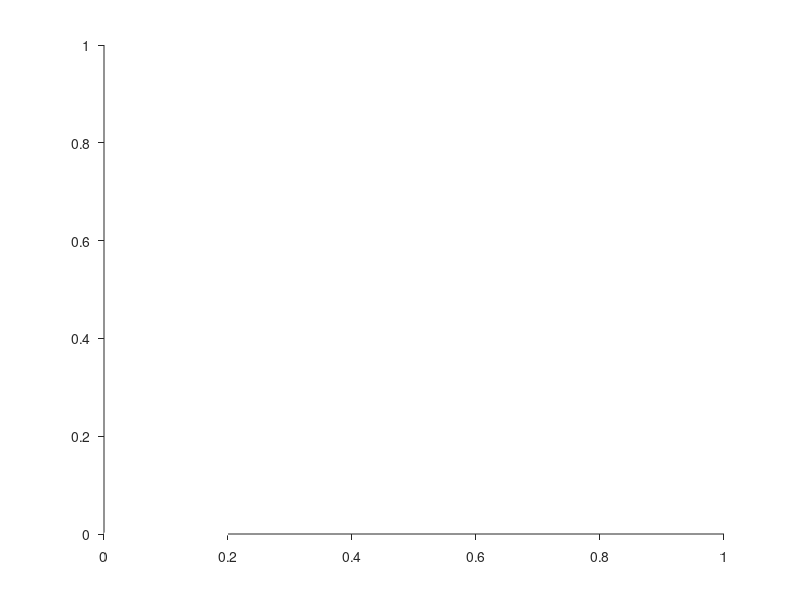

Reproduce this figure in MATLAB.
function h = tuftify(obj);
%
% h = tuftify([obj=gca]);
%
% "Tuftify" a set of axes, making the X and Y axes not intersect unless
% they intersect at (0, 0), and generally making it more in line with the
% conventions suggested by Edward Tufte (see "The Visual Display of
% Quantitative Information").
%
% ras, 08/2006.
if nargin<1, obj=gca; end

AX = axis;
xtick = get(obj, 'XTick');
ytick = get(obj, 'YTick');
color = get(gcf, 'Color');

set(obj, 'TickDir', 'out', 'Box', 'off');

if length(xtick)==1
    h(1) = line([AX(1) xtick(end)], [AX(3) AX(3)], 'Color', color, 'LineWidth', 2);
else
    h(1) = line([AX(1) xtick(2)], [AX(3) AX(3)], 'Color', color, 'LineWidth', 2);
end
h(2) = line([xtick(end) AX(2)], [AX(3) AX(3)], 'Color', color, 'LineWidth', 2);
h(3) = line([AX(1) AX(1)], [AX(3) ytick(1)], 'Color', color, 'LineWidth', 2);
h(4) = line([AX(1) AX(1)], [ytick(end) AX(4)], 'Color', color, 'LineWidth', 2);

return
